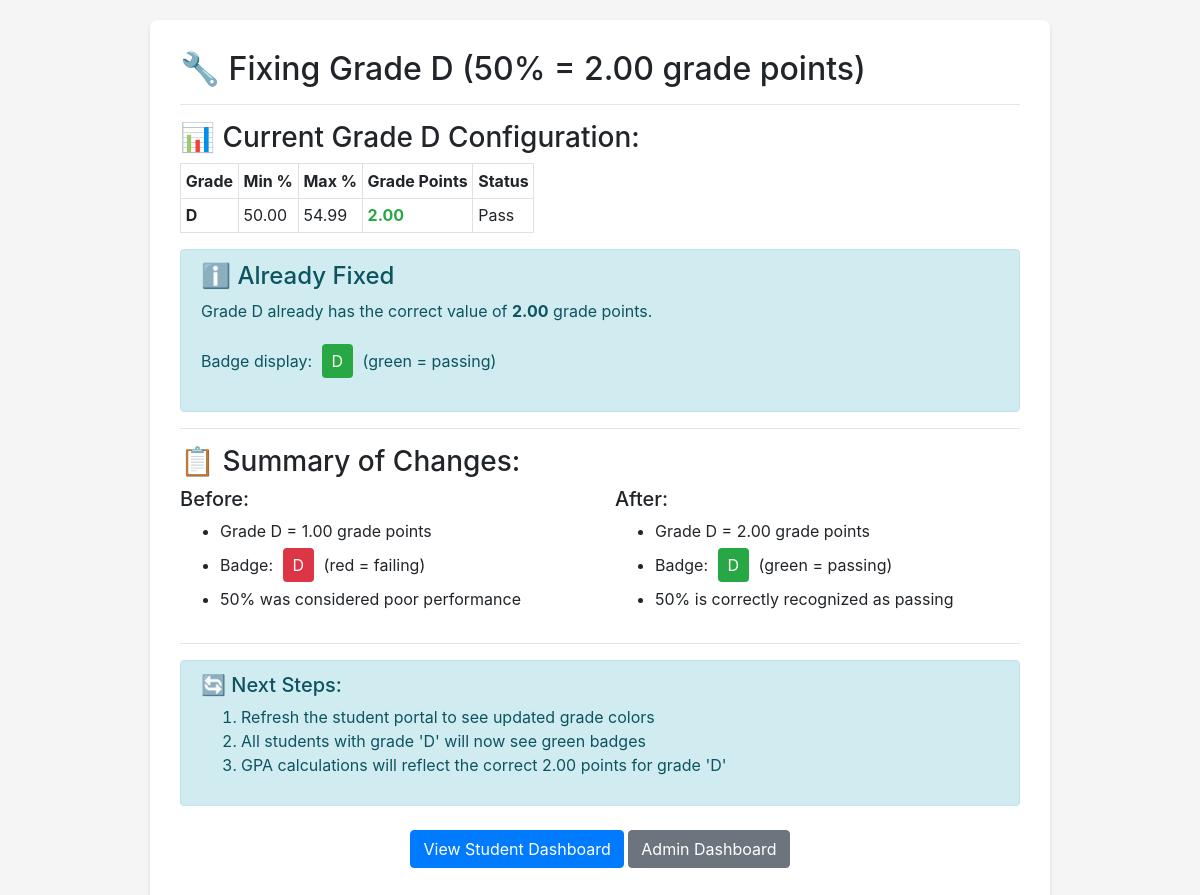
Before: /fix_grade_d.php with the older database file.
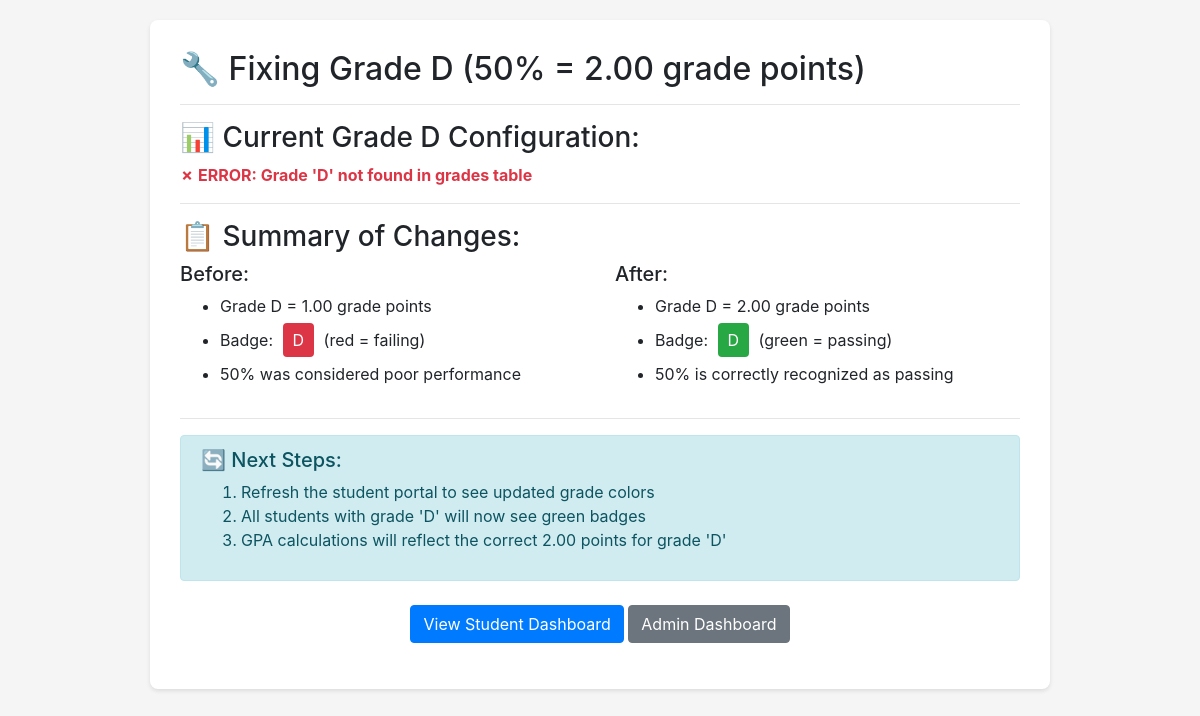
After: the same page with the newer database file.
### tables this page shows
CREATE TABLE grades (
    id INT PRIMARY KEY AUTO_INCREMENT,
    grade_letter VARCHAR(5) NOT NULL,
    min_mark DECIMAL(5,2) NOT NULL,
    max_mark DECIMAL(5,2) NOT NULL,
    grade_point DECIMAL(3,2) NOT NULL,
    description VARCHAR(100) NULL,
    pass_status ENUM('pass', 'fail') NOT NULL DEFAULT 'pass',
    created_at TIMESTAMP DEFAULT CURRENT_TIMESTAMP,
    updated_at TIMESTAMP DEFAULT CURRENT_TIMESTAMP ON UPDATE CURRENT_TIMESTAMP,
    INDEX idx_grade_letter (grade_letter)
);

### fix_grade_d.php (the view, shortened to what this page needs)
<?php
echo "<!DOCTYPE html>
<html lang='en'>
<head>
    <meta charset='UTF-8'>
    <meta name='viewport' content='width=device-width, initial-scale=1.0'>
    <title>Fix Grade D - SMNS</title>
    <link rel='stylesheet' href='https://cdn.jsdelivr.net/npm/bootstrap@4.6.2/dist/css/bootstrap.min.css'>
    <style>
        body { padding: 20px; background: #f5f5f5; }
        .container { max-width: 900px; background: white; padding: 30px; border-radius: 8px; box-shadow: 0 2px 4px rgba(0,0,0,0.1); }
        .success { color: #28a745; font-weight: bold; }
        .error { color: #dc3545; font-weight: bold; }
        .badge-demo { padding: 5px 10px; border-radius: 4px; color: white; display: inline-block; margin: 5px; }
        .badge-success { background: #28a745; }
        .badge-danger { background: #dc3545; }
    </style>
</head>
<body>
<div class='container'>";
try {
    $db = new Database();
    $conn = $db->getConnection();
    echo "<h2>🔧 Fixing Grade D (50% = 2.00 grade points)</h2>";
    echo "<hr>";
    echo "<h3>📊 Current Grade D Configuration:</h3>";
    $stmt = $conn->query("SELECT grade_letter, min_mark, max_mark, grade_point, pass_status FROM grades WHERE grade_letter = 'D'");
    $currentGradeD = $stmt->fetch(PDO::FETCH_ASSOC);
    if ($currentGradeD) {
        $needsFix = ($currentGradeD['grade_point'] != 2.00);
        echo "<table class='table table-bordered table-sm' style='width: auto;'>";
        echo "<tr><th>Grade</th><th>Min %</th><th>Max %</th><th>Grade Points</th><th>Status</th></tr>";
        echo "<tr>";
        echo "<td><strong>{$currentGradeD['grade_letter']}</strong></td>";
        echo "<td>{$currentGradeD['min_mark']}</td>";
        echo "<td>{$currentGradeD['max_mark']}</td>";
        $gpColor = ($currentGradeD['grade_point'] == 2.00) ? 'success' : 'error';
        echo "<td><span class='$gpColor'>{$currentGradeD['grade_point']}</span></td>";
        echo "<td>" . ucfirst($currentGradeD['pass_status']) . "</td>";
        echo "</tr>";
        echo "</table>";
        if ($needsFix) {
            echo "<p class='alert alert-warning'>⚠️ Grade D currently has <strong>{$currentGradeD['grade_point']}</strong> points. It should be <strong>2.00</strong></p>";
            echo "<h3>✅ Step 1: Updating grades table...</h3>";
            $stmt = $conn->prepare("UPDATE grades SET grade_point = 2.00 WHERE grade_letter = 'D' AND min_mark = 50.00");
            $stmt->execute();
            $affected = $stmt->rowCount();
            echo "<p class='success'>✓ Updated grades table: {$affected} row(s) affected</p>";
            echo "<h3>✅ Step 2: Updating existing student results...</h3>";
            $stmt = $conn->prepare("UPDATE results SET grade_points = 2.00 WHERE grade = 'D' AND total_marks BETWEEN 50.00 AND 54.99");
            $stmt->execute();
            $affected = $stmt->rowCount();
            echo "<p class='success'>✓ Updated results table: {$affected} student result(s) affected</p>";
            echo "<h3>✅ Step 3: Verifying changes...</h3>";
            $stmt = $conn->query("SELECT grade_letter, min_mark, max_mark, grade_point, pass_status FROM grades WHERE grade_letter = 'D'");
            $updatedGradeD = $stmt->fetch(PDO::FETCH_ASSOC);
            echo "<table class='table table-bordered table-sm' style='width: auto;'>";
            echo "<tr><th>Grade</th><th>Min %</th><th>Max %</th><th>Grade Points</th><th>Status</th></tr>";
            echo "<tr>";
            echo "<td><strong>{$updatedGradeD['grade_letter']}</strong></td>";
            echo "<td>{$updatedGradeD['min_mark']}</td>";
            echo "<td>{$updatedGradeD['max_mark']}</td>";
            echo "<td><span class='success'>{$updatedGradeD['grade_point']}</span></td>";
            echo "<td>" . ucfirst($updatedGradeD['pass_status']) . "</td>";
            echo "</tr>";
            echo "</table>";
            if ($updatedGradeD['grade_point'] == 2.00) {
                echo "<div class='alert alert-success'>";
                echo "<h4>✅ SUCCESS!</h4>";
                echo "<p>Grade D has been successfully updated:</p>";
                echo "<ul>";
                echo "<li>Grade 'D' (50-54.99%) now has <strong>2.00</strong> grade points (was {$currentGradeD['grade_point']})</li>";
                echo "<li>Grade 'D' will now display as: <span class='badge-demo badge-success'>D</span> (green/passing)</li>";
                echo "<li>All {$affected} existing student result(s) with grade 'D' have been updated</li>";
                echo "</ul>";
                echo "</div>";
            } else {
                echo "<div class='alert alert-danger'>";
                echo "<p class='error'>✗ ERROR: Grade D still has {$updatedGradeD['grade_point']} grade points</p>";
                echo "</div>";
            }
        } else {
            echo "<div class='alert alert-info'>";
            echo "<h4>ℹ️ Already Fixed</h4>";
            echo "<p>Grade D already has the correct value of <strong>2.00</strong> grade points.</p>";
            echo "<p>Badge display: <span class='badge-demo badge-success'>D</span> (green = passing)</p>";
            echo "</div>";
        }
    } else {
        echo "<p class='error'>✗ ERROR: Grade 'D' not found in grades table</p>";
    }
    echo "<hr>";
    echo "<h3>📋 Summary of Changes:</h3>";
    echo "<div class='row'>";
    echo "<div class='col-md-6'>";
    echo "<h5>Before:</h5>";
    echo "<ul>";
    echo "<li>Grade D = 1.00 grade points</li>";
    echo "<li>Badge: <span class='badge-demo badge-danger'>D</span> (red = failing)</li>";
    echo "<li>50% was considered poor performance</li>";
    echo "</ul>";
    echo "</div>";
    echo "<div class='col-md-6'>";
    echo "<h5>After:</h5>";
    echo "<ul>";
    echo "<li>Grade D = 2.00 grade points</li>";
    echo "<li>Badge: <span class='badge-demo badge-success'>D</span> (green = passing)</li>";
    echo "<li>50% is correctly recognized as passing</li>";
    echo "</ul>";
    echo "</div>";
    echo "</div>";
    echo "<hr>";
    echo "<div class='alert alert-info'>";
    echo "<h5>🔄 Next Steps:</h5>";
    echo "<ol>";
    echo "<li>Refresh the student portal to see updated grade colors</li>";
    echo "<li>All students with grade 'D' will now see green badges</li>";
    echo "<li>GPA calculations will reflect the correct 2.00 points for grade 'D'</li>";
    echo "</ol>";
    echo "</div>";
    echo "<p class='text-center mt-4'>";
    echo "<a href='views/student/dashboard.php' class='btn btn-primary'>View Student Dashboard</a> ";
    echo "<a href='views/admin/dashboard.php' class='btn btn-secondary'>Admin Dashboard</a>";
    echo "</p>";
} catch (Exception $e) {
    echo "<div class='alert alert-danger'>";
    echo "<h4>❌ Error Occurred</h4>";
    echo "<p><strong>Message:</strong> " . $e->getMessage() . "</p>";
    echo "<pre>" . $e->getTraceAsString() . "</pre>";
    echo "</div>";
}
echo "</div></body></html>";
?>

### fix_grade_d.php (style rules this page uses)
body { padding: 20px; background: #f5f5f5; }
.container { max-width: 900px; background: white; padding: 30px; border-radius: 8px; box-shadow: 0 2px 4px rgba(0,0,0,0.1); }
.error { color: #dc3545; font-weight: bold; }
.badge-demo { padding: 5px 10px; border-radius: 4px; color: white; display: inline-block; margin: 5px; }
.badge-success { background: #28a745; }
.badge-danger { background: #dc3545; }
.success { color: #28a745; font-weight: bold; }

Changed rows visible on the page:
removed grades: grade_letter "D", min_mark "50.00", max_mark "54.99", grade_point "2.00", pass_status "Pass"
Other visible differences:
text no longer shown: "Grade Min % Max % Grade Points Status ℹ️ Already Fixed Grade D already has the correct value of 2.00 grade points. Badge display: D (green = passing)"
text now shown: "✗ ERROR: Grade 'D' not found in grades table"
